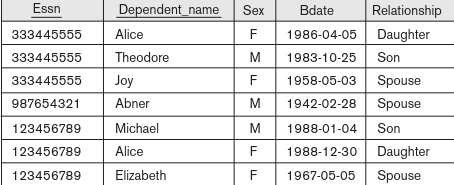
#> input picture input/dependent.png, 454 x 185 px
$ python main.py input/department.png
#> lines starting #> are read from the running program, lines starting #| are printed output that depends on the picture; after the words box and inside, x2 and y2 are one past the last pixel; in counts of white or black regions, pixels touching at a corner belong together
#> the answer given: input/dependent.png
import cv2
import pytesseract
import numpy as np
from typing import Any, List, Tuple, Dict
import sys


def recognize(img_path: str, tesseract_path: str) -> str:  # Taken from GFG

    # Mention the installed location of Tesseract-OCR in your system
#> called with img_path = 'input/dependent.png', tesseract_path = '/usr/bin/tesseract'
    pytesseract.pytesseract.tesseract_cmd = tesseract_path

    # Read image from which text needs to be extracted
    img = cv2.imread(img_path)
#> img is the input picture: shape (185, 454, 3); mean B, G, R 227, 226.9, 227.3

    # Preprocessing the image starts

    # Convert the image to gray scale
    gray = cv2.cvtColor(img, cv2.COLOR_BGR2GRAY)

    # Performing OTSU threshold
    ret, thresh1 = cv2.threshold(gray, 0, 255, cv2.THRESH_OTSU | cv2.THRESH_BINARY_INV)
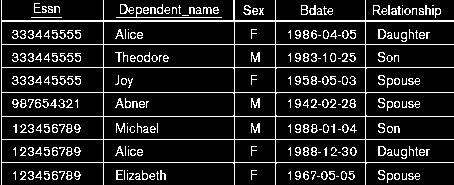
#> thresh1: shape (185, 454); 12.9% white in thin lines or dots
#> ret = 166

    #specify kernel size : changes the area of the rectangle to be detected
    rect_kernel = cv2.getStructuringElement(cv2.MORPH_RECT, (18, 18))

    # Applying dilation on the threshold image
    dilation = cv2.dilate(thresh1, rect_kernel, iterations=1)
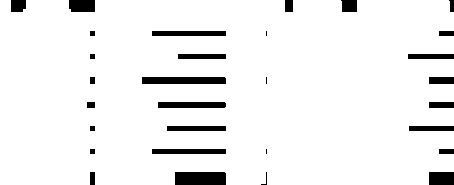
#> dilation: shape (185, 454); 93.7% white; 30 black regions (4 under 20 px)

    # Finding contours
    contours, hierarchy = cv2.findContours(
        dilation, cv2.RETR_EXTERNAL, cv2.CHAIN_APPROX_NONE
    )
#> contours = 1 contour; box (x1, y1, x2, y2) and area: (0, 0, 454, 185) 80308

    # Creating a copy of image
    im2 = img.copy()

    # A text file is created and flushed
    #     file = open(output_path, "w+")
    #     file.write("")
    #     file.close()

    # extract content and perform ocr
    for cnt in contours:
        x, y, w, h = cv2.boundingRect(cnt)

        # rect = cv2.rectangle(im2, (x, y), (x + w, y + h), (0, 255, 0), 2)

        # Cropping the text block for giving input to OCR
        cropped = im2[y:(y + h), x:(x + w)]

        # Open the file in append mode
        #         file = open(output_path, "a")

        # Apply OCR on the cropped image
        text = pytesseract.image_to_string(cropped)  # cropped)
#> this loop made 1 pass

        # Appending the text into file
    #         file.write(text)
    #         file.write("\n")

    # Close the file
    #         file.close

    return text


# [129 lines left out: functions tokenize, typecast, to_insertion, typeEnforce, write, not called in this run]


def driver(image_path: str, tesseract_path: str) -> None:
    text: str = recognize(image_path, tesseract_path)

    lines: List = tokenize(text)
    # print("\nIdentified Text:\n")
    # print(text.strip().replace("|", ", ").replace("[", ", "))

    table_name: str = input("Enter table name:")

    # if len(table_name.strip().split(" ")) != 1 or table_name == "":
    #     raise TableNameException

    commands: List = to_insertion(table_name, lines[1:])

    for i in range(len(commands)):
        print(f"{i+1}.\t{commands[i]}")

    # [17 lines of commented-out code are left out]

if __name__ == "__main__":
    INPUT_PATH = input("Enter image path: ")

    TESSERACT_PATH: str = "/usr/bin/tesseract"

    try:
        driver(INPUT_PATH, TESSERACT_PATH)
#> (the call stopped at in recognize, `text = pytesseract.image_to_string(cropped)`: pytesseract is not available in this run)
    except Exception as e:
        print(f"Exception encountered.{e}")


# class TableNameException(Exception):
#     def __init__(self):
#         self.msg = """\nYour table name isn't in one word.
#                     Consider using underscores (_) instead of spaces
#                     and hyphens(-)\n
#                     """
#         super().__init__(self.msg)

$ run again, on input/employee.png
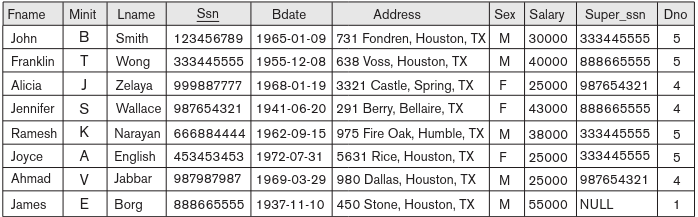
#> input picture input/employee.png, 698 x 217 px
#> in recognize, img is the input picture: shape (217, 698, 3); mean B, G, R 221.2, 221.1, 221.6
#> in recognize, `ret, thresh1 = cv2.threshold(gray, 0, 255, cv2.THRESH_OTSU | cv2.THRES..`:
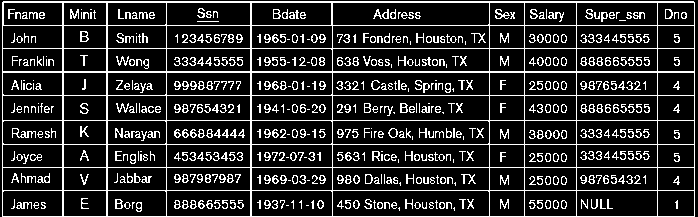
#> thresh1: shape (217, 698); 16.8% white in thin lines or dots
#> ret = 169
#> in recognize, `dilation = cv2.dilate(thresh1, rect_kernel, iterations=1)`:
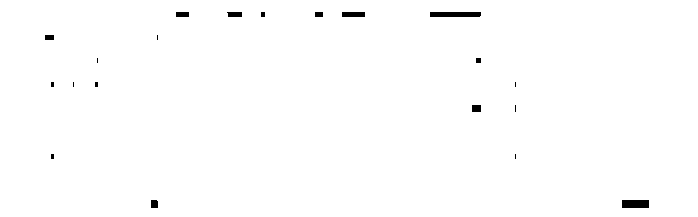
#> dilation: shape (217, 698); 99.3% white; 20 black regions (9 under 20 px)
#> contours = 1 contour; box (x1, y1, x2, y2) and area: (0, 0, 698, 217) 150552
#> the loop in recognize, `for cnt in contours:` made 1 pass

$ run again, on input/project.png
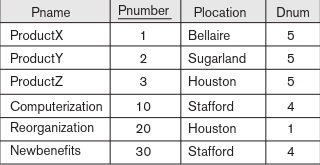
#> input picture input/project.png, 320 x 165 px
#> in recognize, img is the input picture: shape (165, 320, 3); mean B, G, R 227.9, 227.8, 228.2
#> in recognize, `ret, thresh1 = cv2.threshold(gray, 0, 255, cv2.THRESH_OTSU | cv2.THRES..`:
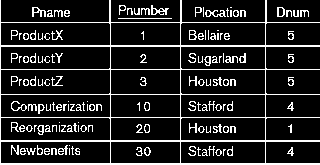
#> thresh1: shape (165, 320); 14% white in thin lines or dots
#> ret = 174
#> in recognize, `dilation = cv2.dilate(thresh1, rect_kernel, iterations=1)`:
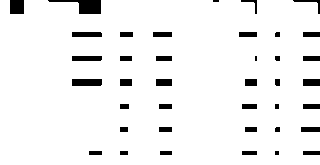
#> dilation: shape (165, 320); 94.1% white; 39 black regions (3 under 20 px)
#> contours = 1 contour; box (x1, y1, x2, y2) and area: (0, 0, 320, 165) 50932
#> the loop in recognize, `for cnt in contours:` made 1 pass
